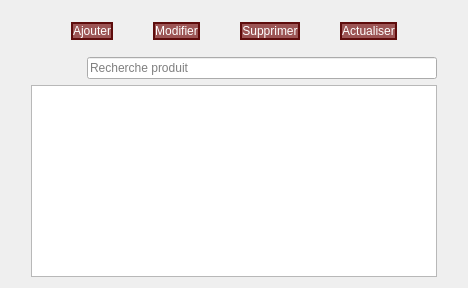
                       <widget class="QWidget" name="page">
                        <layout class="QVBoxLayout" name="verticalLayout_21">
                         <item>
                          <layout class="QVBoxLayout" name="verticalLayout_20">
                           <property name="leftMargin">
                            <number>20</number>
                           </property>
                           <property name="rightMargin">
                            <number>20</number>
                           </property>
                           <item>
                            <widget class="QWidget" name="horizontalWidget_9" native="true">
                             <property name="minimumSize">
                              <size>
                               <width>0</width>
                               <height>40</height>
                              </size>
                             </property>
                             <layout class="QHBoxLayout" name="horizontalLayout_21">
                              <property name="spacing">
                               <number>40</number>
                              </property>
                              <property name="leftMargin">
                               <number>40</number>
                              </property>
                              <property name="rightMargin">
                               <number>40</number>
                              </property>
                              <item>
                               <widget class="QPushButton" name="btnAjout">
                                <property name="styleSheet">
                                 <string notr="true">#btnAjout{
	color:white;
	background-color: rgb(156, 84, 84);
	font: 75 italic 14pt &quot;TeX Gyre Bonum Math&quot;;
border:2px solid rgb(94, 12, 12);
}
#btnAjout:hover{
	color: white;
	background-color: rgb(104, 10, 10);
}</string>
                                </property>
                                <property name="text">
                                 <string>Ajouter</string>
                                </property>
                                <property name="icon">
                                 <iconset resource="image-icon.qrc">
                                  <normaloff>:/image/add_also_insert_255.png</normaloff>:/image/add_also_insert_255.png</iconset>
                                </property>
                                <property name="iconSize">
                                 <size>
                                  <width>30</width>
                                  <height>40</height>
                                 </size>
                                </property>
                               </widget>
                              </item>
                              <item>
                               <widget class="QPushButton" name="btnModifierProduit">
                                <property name="styleSheet">
                                 <string notr="true">#btnModifierProduit{
	color:white;
	background-color: rgb(156, 84, 84);
	font: 75 italic 14pt &quot;TeX Gyre Bonum Math&quot;;
border:2px solid rgb(94, 12, 12);
}
#btnModifierProduit:hover{
	color: white;
	background-color: rgb(104, 10, 10);
}</string>
                                </property>
                                <property name="text">
                                 <string>Modifier</string>
                                </property>
                                <property name="icon">
                                 <iconset resource="image-icon.qrc">
                                  <normaloff>:/image/refresh_arrow_1546.png</normaloff>:/image/refresh_arrow_1546.png</iconset>
                                </property>
                                <property name="iconSize">
                                 <size>
                                  <width>30</width>
                                  <height>40</height>
                                 </size>
                                </property>
                               </widget>
                              </item>
                              <item>
                               <widget class="QPushButton" name="btnSupprimerProduit">
                                <property name="styleSheet">
                                 <string notr="true">#btnSupprimerProduit{
	color:white;
	background-color: rgb(156, 84, 84);
	font: 75 italic 14pt &quot;TeX Gyre Bonum Math&quot;;
border:2px solid rgb(94, 12, 12);
}
#btnSupprimerProduit:hover{
	color: white;
	background-color: rgb(104, 10, 10);
}</string>
                                </property>
                                <property name="text">
                                 <string>Supprimer</string>
                                </property>
                                <property name="icon">
                                 <iconset resource="image-icon.qrc">
                                  <normaloff>:/image/delete_40623.png</normaloff>:/image/delete_40623.png</iconset>
                                </property>
                                <property name="iconSize">
                                 <size>
                                  <width>30</width>
                                  <height>40</height>
                                 </size>
                                </property>
                               </widget>
                              </item>
                              <item>
                               <widget class="QPushButton" name="btnActualiser">
                                <property name="styleSheet">
                                 <string notr="true">#btnActualiser{
	color:white;
	background-color: rgb(156, 84, 84);
	font: 75 italic 14pt &quot;TeX Gyre Bonum Math&quot;;
border:2px solid rgb(94, 12, 12);
}
#btnActualiser:hover{
	color: white;
	background-color: rgb(104, 10, 10);
}</string>
                                </property>
                                <property name="text">
                                 <string>Actualiser</string>
                                </property>
                                <property name="icon">
                                 <iconset resource="image-icon.qrc">
                                  <normaloff>:/image/refresh_arrow_17867.png</normaloff>:/image/refresh_arrow_17867.png</iconset>
                                </property>
                                <property name="iconSize">
                                 <size>
                                  <width>40</width>
                                  <height>40</height>
                                 </size>
                                </property>
                               </widget>
                              </item>
                             </layout>
                            </widget>
                           </item>
                           <item alignment="Qt::AlignRight">
                            <widget class="QLineEdit" name="lineEditSearchProduit">
                             <property name="minimumSize">
                              <size>
                               <width>350</width>
                               <height>0</height>
                              </size>
                             </property>
                             <property name="styleSheet">
                              <string notr="true">#lineEditSearchProduit:focus{
	border:1px solid rgb(94, 12, 12);

}</string>
                             </property>
                             <property name="placeholderText">
                              <string>Recherche produit</string>
                             </property>
                            </widget>
                           </item>
                           <item>
                            <widget class="QTableView" name="tabwListeProduit">
                             <property name="styleSheet">
                              <string notr="true"/>
                             </property>
                             <attribute name="horizontalHeaderCascadingSectionResizes">
                              <bool>true</bool>
                             </attribute>
                             <attribute name="horizontalHeaderDefaultSectionSize">
                              <number>230</number>
                             </attribute>
                             <attribute name="horizontalHeaderStretchLastSection">
                              <bool>true</bool>
                             </attribute>
                             <attribute name="verticalHeaderCascadingSectionResizes">
                              <bool>true</bool>
                             </attribute>
                            </widget>
                           </item>
                          </layout>
                         </item>
                        </layout>
                       </widget>
